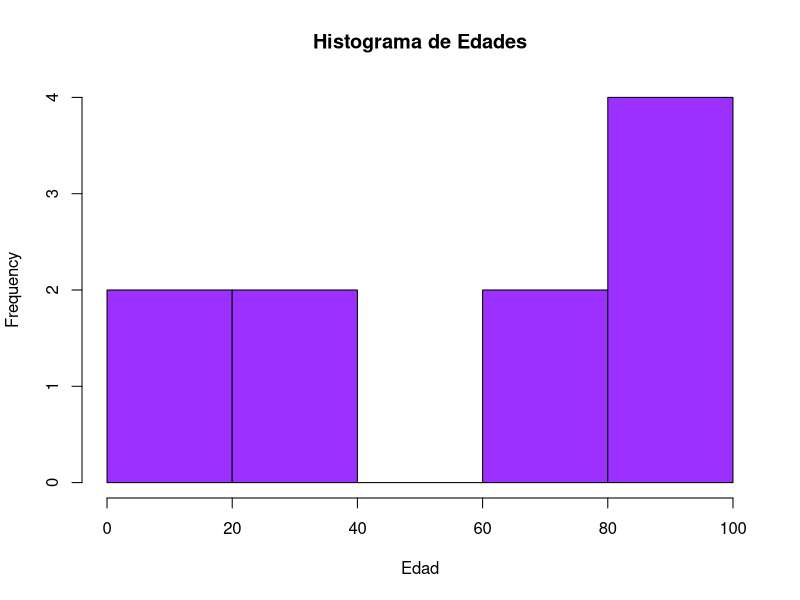
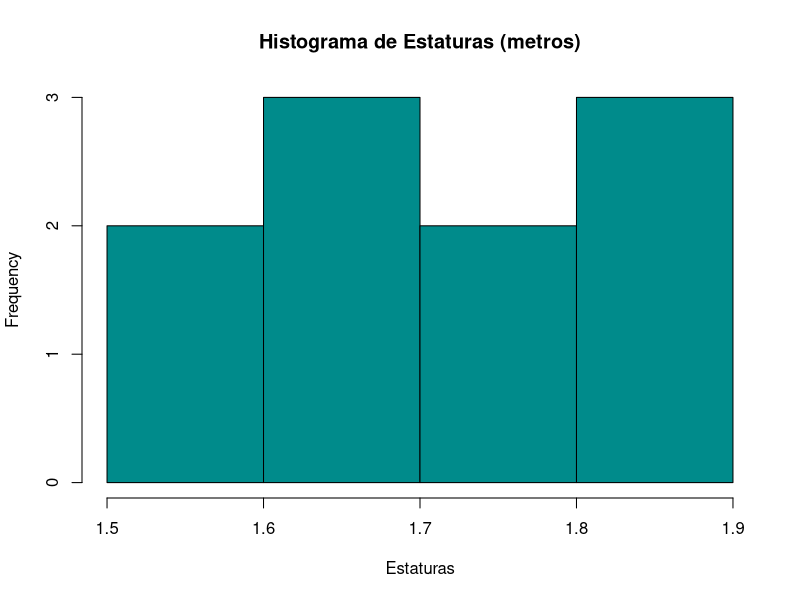
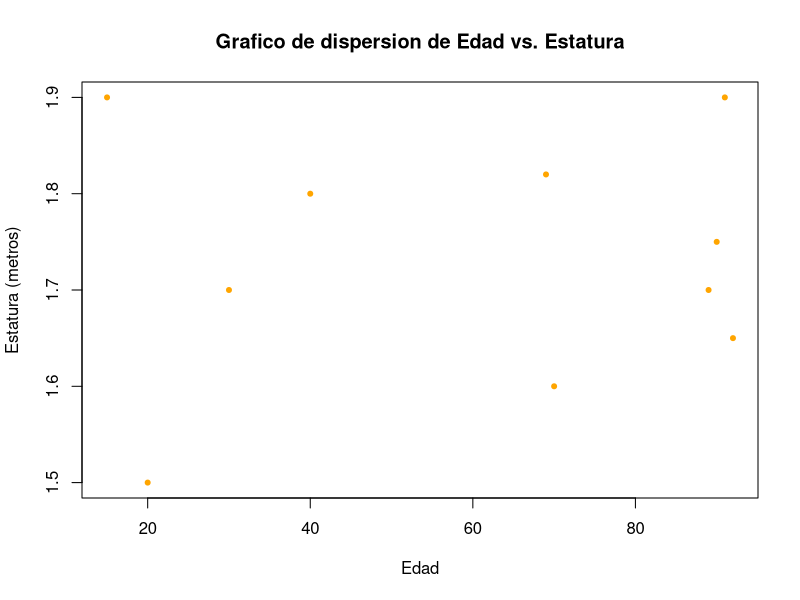

These figures' R source, in order:
## ---- chunk 1
knitr::opts_chunk$set(echo = FALSE)
## ---- chunk 2
data_familia <- data.frame(
  nombre = c("Laura", "Alberto", "Simon", "Cecilia", "Cristobal", "Luis", "Samuel", "Sofia", "Mildred", "Ana"),
  edad = c(20, 15, 30, 40, 70, 89, 92, 90, 69, 91),
  estatura = c(1.50, 1.90, 1.70, 1.80, 1.60, 1.70, 1.65, 1.75, 1.82, 1.90)
)

library(openxlsx)
library(readxl)

write.xlsx(data_familia, "datos_familia.xlsx")

datos_familia <- read.xlsx("datos_familia.xlsx")

# head(datos_familia)
# tail(datos_familia)
datos_familia

## ---- chunk 3
summary(data_familia$edad)
## ---- chunk 4
summary(data_familia$estatura)
## ---- chunk 5
hist(
  data_familia$edad,
  main = "Histograma de Edades",
  xlab = "Edad", col = "purple1"
  
  )

## ---- chunk 6
hist(
  data_familia$estatura,
  main = "Histograma de Estaturas (metros)",
  xlab = "Estaturas", col = "cyan4"
  )

## ---- chunk 7
plot(
  data_familia$edad, data_familia$estatura,
  xlab = "Edad", ylab = "Estatura (metros)",
  main = "Grafico de dispersion de Edad vs. Estatura",
  pch = 20,
  #type='o',
  col= 'orange'
  )
